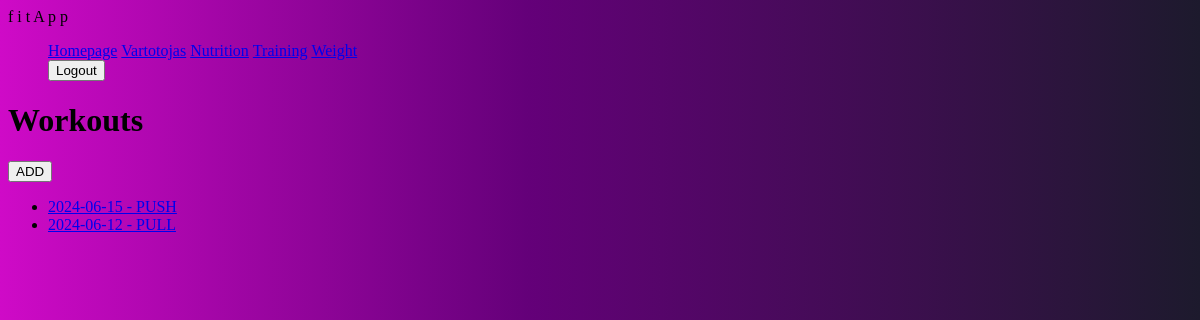
Before: /fitness/workouts/ (signed in) with the older database file.
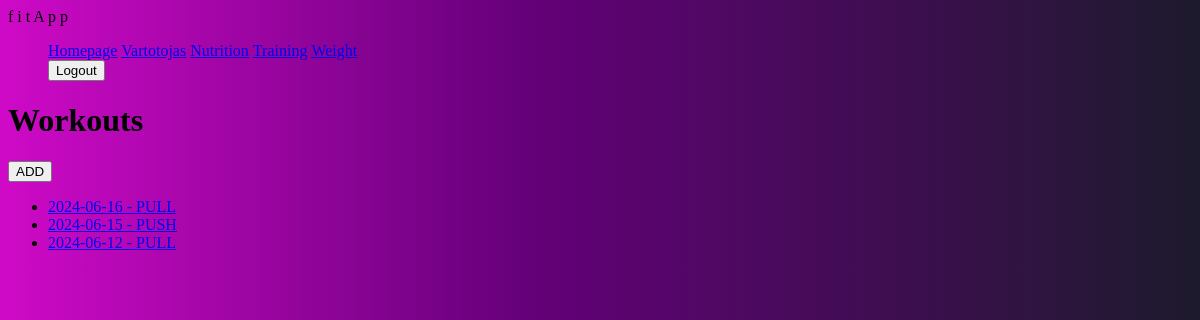
After: the same page with the newer database file.
### fitness/models.py (models this page shows)
class Workout(models.Model):
    date = models.DateField('Date', default=date.today)
    athlete = models.ForeignKey(User, on_delete=models.SET_NULL, null=True, blank=True)
    duration = models.DurationField(null=True, blank=True)
    type = models.ForeignKey(WorkoutType, on_delete=models.SET_NULL, null=True, blank=True)
    def __str__(self):
        return f"{self.date} - {self.type}"

class WorkoutType(models.Model):
    name = models.CharField('Name', max_length=20)
    description = models.CharField('Workout type', null=True, blank=True, max_length=300)
    def __str__(self):
        return f"{self.name}"

### fitness/views.py (the view)
# urls.py: path('workouts/', views.WorkoutListView.as_view(), name='workouts'),
class WorkoutListView(LoginRequiredMixin, ListView):
    model = Workout
    template_name = 'workouts.html'
    def get_queryset(self):
        return Workout.objects.filter(athlete=self.request.user).order_by('-date')

### templates/workouts.html
{% extends "base.html" %}
{% block content %}
    <h1>Workouts</h1>
     <a href="{% url 'workout-add' %}"><button>ADD</button></a>
    {% if workout_list %}
    <ul>
        {% for workout in workout_list %}
            <li id="days">
            <a  href="{% url 'workout-details' workout.pk %}">{{ workout|stringformat:'s' }} </a>
            </li>
        {% endfor %}
    </ul>
    {% else %}
      <p>You have not recorded your training yet.</p>
    {% endif %}
{% endblock %}

Changed rows visible on the page:
added Workout: date+type "2024-06-16 - PULL"
